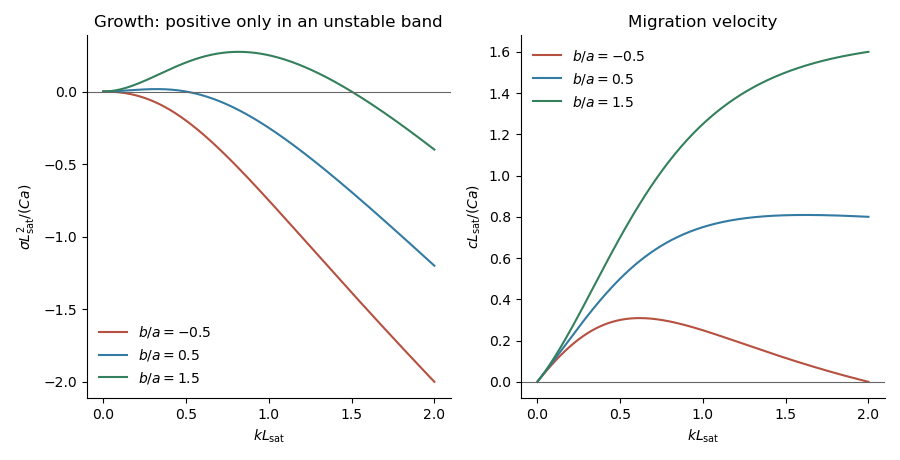

Generate this figure with Python:
"""Conditional dimensionless dispersion curves; opaque PNG in CWD."""
import numpy as np
import matplotlib
matplotlib.use('Agg')
import matplotlib.pyplot as plt
x=np.linspace(0,2,500)
fig,axs=plt.subplots(1,2,figsize=(9,4.60001),dpi=100,facecolor='white')
for r,col in [(-.5,'#b65040'),(.5,'#337ba2'),(1.5,'#34805c')]:
 axs[0].plot(x,x*x*(r-x)/(1+x*x),color=col,label=f'$b/a={r:g}$')
 axs[1].plot(x,x*(1+r*x)/(1+x*x),color=col,label=f'$b/a={r:g}$')
for ax in axs:
 ax.axhline(0,color='#666666',lw=.8);ax.set_xlabel('$kL_{\\rm sat}$');ax.spines[['top','right']].set_visible(False);ax.legend(frameon=False,fontsize=10)
axs[0].set(ylabel='$\\sigma L_{\\rm sat}^2/(Ca)$',title='Growth: positive only in an unstable band')
axs[1].set(ylabel='$cL_{\\rm sat}/(Ca)$',title='Migration velocity')
fig.tight_layout();fig.savefig('paper-345-bedform.png',facecolor='white',transparent=False)
